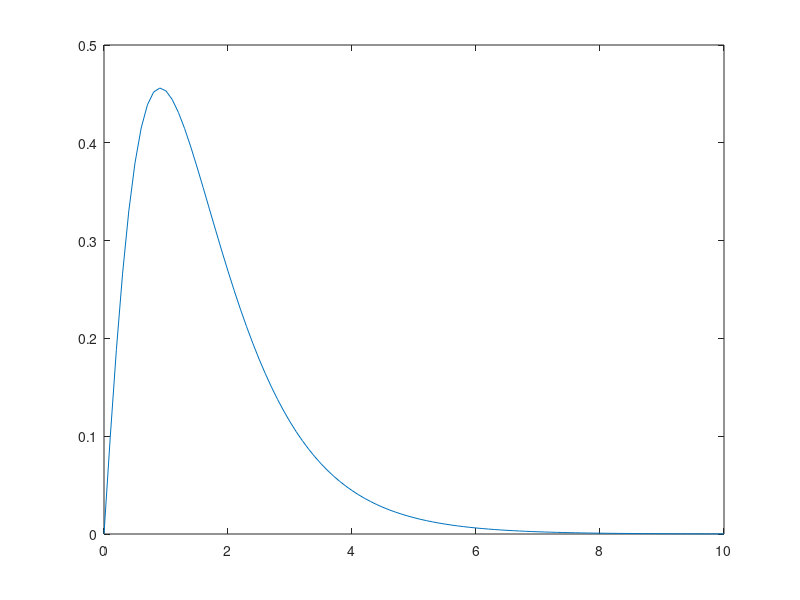

MATLAB code for this plot:
clear
clc

num = [1 6];
den = [1 6 11 6]

[r, p, k] = residue(num,den)

t = [0:0.1:10];

wynik = 1.5*exp(-3*t) - 4*exp(-2*t) + 2.5*exp(-t);

plot(t, wynik)